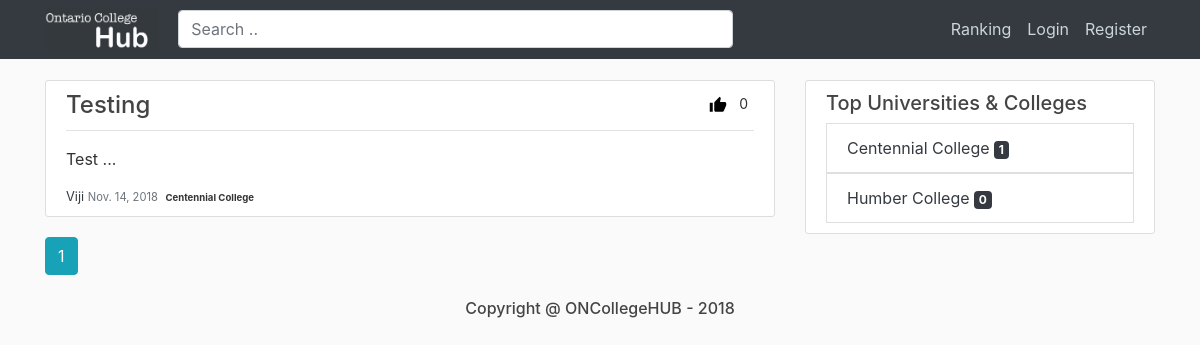
/, run on an earlier commit of the app's database.
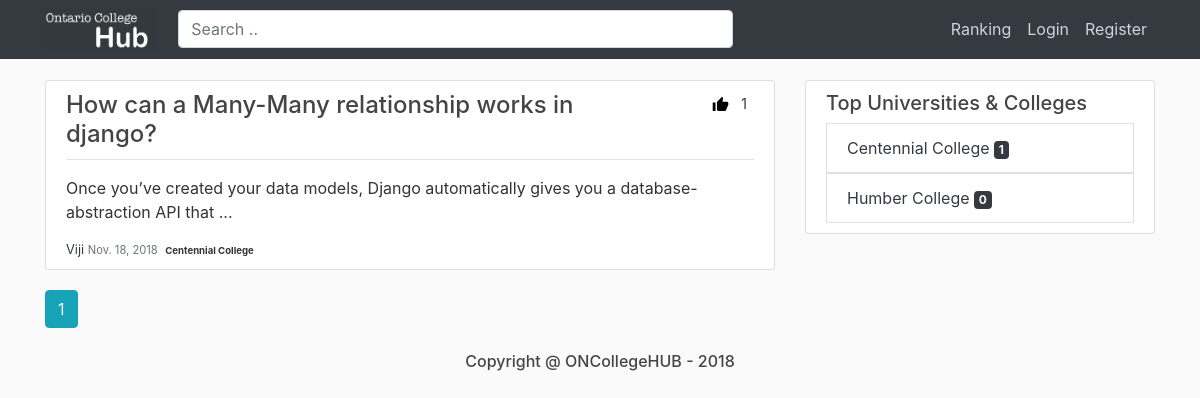
And on a later commit of the database.
### blog/models.py (models this page shows, shortened)
class AbstractPostModel(models.Model):
    title = models.CharField(validators=[validators.MinLengthValidator(10)],
                             null=False, max_length=500)
    content = models.TextField(validators=[validators.MinLengthValidator(10)], null=False)
    post_date = models.DateTimeField(default=timezone.now)
    author = models.ForeignKey(Student, on_delete=models.CASCADE)
    rating = models.IntegerField(default=0)
    college = models.ForeignKey(College, on_delete=models.CASCADE)
    class Meta:
        abstract = True

class Question(AbstractPostModel):
    is_answered = models.BooleanField(default=False)

### users/models.py (models this page shows)
class Student(AbstractUser):
    college = models.ForeignKey(College, on_delete=models.CASCADE, null=True)

class College(models.Model):
    name = models.CharField(null=False, max_length=50)
    address = models.CharField(null=False, max_length=50)
    def __str__(self):
        return self.name

### blog/views.py (the view)
# urls.py: path('', PostListView.as_view(), name='blog-home'),
class PostListView(ListView):
    model = Question
    template_name = 'blog/home.html'
    context_object_name = 'posts'
    ordering = ['-rating']
    paginate_by = 10
    def get_context_data(self, *, object_list=None, **kwargs):
        context = super().get_context_data(**kwargs)
        get_college_ranking(context)
        get_student_ranking(context)
        return context

### blog/views.py (called while the page is built)
def get_college_ranking(context):
    college_ranking = College.objects.annotate(question_count=Count('question')) \
        .order_by('-question_count')
    try:
        context['college_ranking'] = college_ranking[0:4]
    finally:
        return context

def get_student_ranking(context):
    student_ranking = Student.objects.annotate(answer_count=Count('answer')) \
        .order_by('-answer_count')
    try:
        context['student_ranking'] = student_ranking[0:4]
    finally:
        return context

### blog/templates/blog/home.html (shortened to what this page needs)
{% extends "blog/base.html" %}
{% load static %}
{% block content %}
    {% if not list_result %}
        {% for post in posts %}
            <article class="media content-section">
                <div class="media-body">
                    <div class="article-metadata">
                        <div class="float-right">
                            <img src="{% static 'blog/like.svg' %}" style="width: 40%" alt="Ratings">
                            <small class="ml-2">{{ post.rating }}</small>
                        </div>
                        <h4 style="display:contents"><a class="article-title menu-title"
                                                 href="{% url 'post-detail' post.id post.title %}">
                            {{ post.title }}   </a>
                        </h4>
                    </div>
                    <div class="post-content mt-3">
                        <p>{{ post.content | slice:":100" }} <a href="{% url 'post-detail' post.id post.title %}">
                            ...</a></p>
                        <div class="author-info">
                            <a href="{% url 'profile' post.author.id post.author.username %}">{{ post.author }}</a>
                            <small class="text-muted">{{ post.post_date|date:"N d, o" }}</small>
                            <span class="badge">{{ post.college }}</span>
                        </div>
                    </div>
                </div>
            </article>
        {% endfor %}
        {% if posts %}
            {% for num in page_obj.paginator.page_range %}
                {% if page_obj.number == num %}
                    <a class="btn btn-info mb-4" href="?page={{ num }}">{{ num }}</a>
                {% elif num > page_obj.number|add:'-3' and num < page_obj.number|add:'3' %}
                    <a class="btn btn-outline-info mb-4" href="?page={{ num }}">{{ num }}</a>
                {% endif %}
            {% endfor %}
        {% endif %}
    {% endif %}
{% endblock content %}

### blog/templates/blog/base.html (shortened to what this page needs)
{% load static %}
{% load bootstrap4 %}
{% bootstrap_css %}
<!DOCTYPE html>
<html lang="en">
<head>
    <link rel="stylesheet" type="text/css" href="{% static 'blog/main.css' %}">
</head>
<body>
<header class="site-header">
    <nav class="navbar navbar-expand-md navbar-dark bg-dark fixed-top">
        <div class="container">
            <a href="{% url 'blog-home' %}" style="display:contents">
                <img src="{% static 'blog/Logo_page.png' %}" style="width:12%;padding-right: 20px;">
           </a>
            <form action="{% url 'search_list' %}" class="align-middle w-50" type="GET" style="margin: 0">
                <input type="text" class="form-control" name="q" placeholder="Search ..">
            </form>
            <div class="collapse navbar-collapse" id="navbarToggle">
                <div class="navbar-nav">
                    {% if user.is_authenticated %}
                        <a class="nav-item nav-link" href="">Ranking</a>
                        <a class="nav-item nav-link" href="{% url 'post-create' %}">Ask a question</a>
                        <a class="nav-item nav-link" href="{% url 'profile' user.id user.username %}">Profile</a>
                        <a class="nav-item nav-link" href="{% url 'logout' %}">Logout</a>
                    {% else %}
                        <a href="" class="nav-item nav-link">Ranking</a>
                        <a class="nav-item nav-link" href="{% url 'login' %}">Login</a>
                        <a class="nav-item nav-link" href="{% url 'register' %}">Register</a>
                    {% endif %}
                </div>
            </div>
        </div>
    </nav>
</header>
<main role="main" class="container">
    <div class="row">
        <div class="col-md-8">
            {% block content %}{% endblock %}
        </div>
        {% block ranking %}
            <div class="col-md-4">
            <div class="content-section">
                <h5>Top Universities & Colleges</h5>
                {% if  college_ranking %}
                    <div class="ranking-content">
                        {% for college in college_ranking %}
                            <a href="{% url 'blog-college' college.id college.name %}">
                                <li class="list-group-item list-group-item">{{ college.name }} <span
                                        class="badge badge-dark">{{ college.question_set.all|length }}</span></li>
                            </a>
                        {% endfor %}
                    </div>
                {% else %}
                    <h6 class="text-muted">Ranking empty...</h6>
                {% endif %}
            </div>
        {% endblock %}
</main>
<footer>
    <h6 class="text-center">Copyright @ ONCollegeHUB - 2018</h6>
</footer>
</body>
</html>

What changed in the data, as far as the page shows it:
removed Question: rating "0", title "Testing", content "Test", author "Viji", post_date "Nov. 14, 2018", college "Centennial College"
added Question: rating "1", title "How can a Many-Many relationship works in django?", content "Once you’ve created your data models, Django automatically gives you a database-abstraction API that", author "Viji", post_date "Nov. 18, 2018", college "Centennial College"
